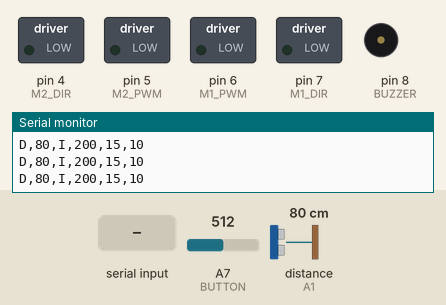
This sketch was run on a simulated Arduino Nano, built with avr-gcc and run on an emulated ATmega328P. On the bench: switched loads named in the sketch (green lamp = pin HIGH), buzzer (waves = sounding), the last lines printed to the serial monitor. Wiring (inferred from the names in the program): ultrasonic range finder: trigger A1; echo A1. Inputs (shaded band) come from the test bench; at power-on: distance to the obstacle (sensor on A1) 80 cm, A7 (BUTTON) = 512. The echo pulse lasts 58.3 µs per cm; random numbers use the default seed unless the sketch sets one.

Above: at 1.2 s.
1.3 s: "S90\n" received over Serial
At 2.0 s:
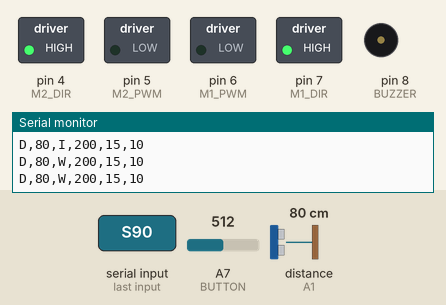
4.3 s: distance to the obstacle (sensor on A1) set to 2 cm
At 5.18 s:
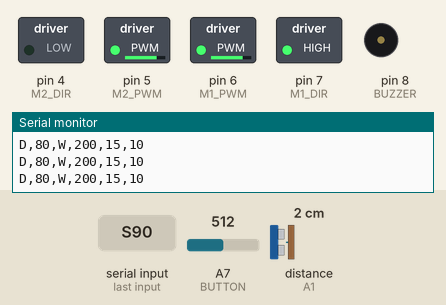
7.3 s: A7 (BUTTON) set to 110
10.3 s: A7 (BUTTON) set to 93
12.0 s: A7 (BUTTON) set to 122
At 13.3 s:
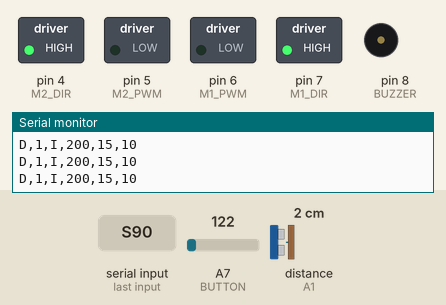
13.6 s: "S,45\n" received over Serial
At 15.2 s:
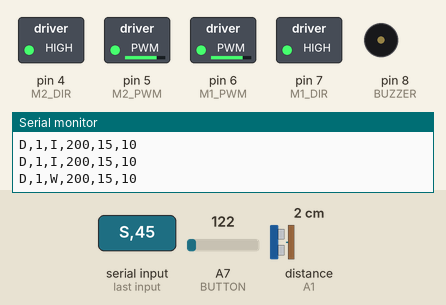
Timing chart, 0 to 49.0 s (numbered marks = the images above; inputs shaded):
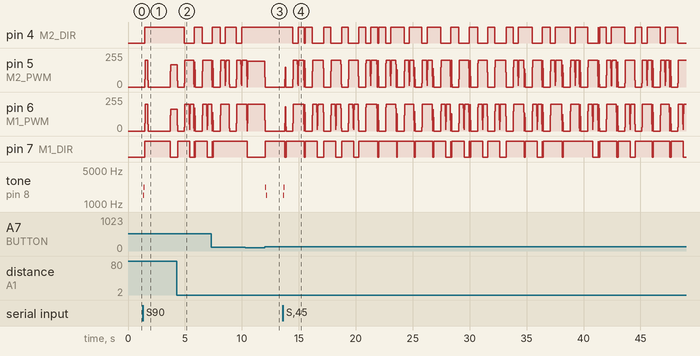

The sketch:

kedi-robot.ino
```cpp
// mBot (mCore, ATmega328P) cat toy.
// WANDER: moves like prey (dart, creep, spin, freeze, curve).
// Something within 40 cm: robot stops and samples distance. Changing distance = moving thing (the cat)
// -> PLAY: teases (wiggle, lunge, freeze), escapes when the cat gets within escapeCm, searches when it loses it.
// Steady distance = wall/furniture -> turns away. Ultrasonic only measures distance; it cannot tell a cat
// from a moving person or another pet.
// Onboard button toggles play; auto-stops after playMin minutes.
// No library: mCore pins taken from Makeblock's MeMCore port map.
//
// Serial protocol, 115200, one command per line (same over USB and the Bluetooth module):
//   app -> robot:  S            start play
//                  X            stop
//                  M,<l>,<r>    manual drive, -255..255; must repeat <1 s apart, else robot returns to auto
//                  C,<maxPwm>,<escapeCm>,<playMin>   settings (not saved across power-off)
//   robot -> app:  D,<cm>,<mode>,<maxPwm>,<escapeCm>,<playMin>   every 300 ms; mode: I idle, W wander, P play, M manual

const int M1_DIR = 7, M1_PWM = 6;   // left motor (mounted mirrored)
const int M2_DIR = 4, M2_PWM = 5;   // right motor
const int SONAR = A1;               // ultrasonic on port 4 (single-wire; port 3 would be A3)
const int BUZZER = 8;
const int BUTTON = A7;              // analog-only pin, reads ~0 when pressed

const int NOTICE_CM = 40, TEASE_CM = 60;
const unsigned long LOST_MS = 4000, MANUAL_TIMEOUT_MS = 1000;

// Left motor power in %. Lower it (e.g. 80) if the robot pulls toward the left side.
const int LEFT_TRIM = 100;

// Weak AA cells brown out the board on sudden motor current, so speed is capped and ramped.
const int RAMP_STEP = 30, RAMP_MS = 8;
int maxPwm = 200, escapeCm = 15, playMin = 10;

enum Mode { WANDER, PLAY };
Mode mode = WANDER;
bool playing = false, manual = false;
unsigned long playStart, actionEnd, lastSeen, lastManual;
int curL = 0, curR = 0;

void setMotors(int l, int r) {
  l = -(long)l * LEFT_TRIM / 100;  // left motor is mirrored
  digitalWrite(M1_DIR, l >= 0 ? HIGH : LOW); analogWrite(M1_PWM, min(abs(l), 255));
  digitalWrite(M2_DIR, r >= 0 ? HIGH : LOW); analogWrite(M2_PWM, min(abs(r), 255));
}

void drive(int l, int r) {
  l = constrain(l, -maxPwm, maxPwm);
  r = constrain(r, -maxPwm, maxPwm);
  while (curL != l || curR != r) {
    curL += constrain(l - curL, -RAMP_STEP, RAMP_STEP);
    curR += constrain(r - curR, -RAMP_STEP, RAMP_STEP);
    setMotors(curL, curR);
    delay(RAMP_MS);
  }
}

int distanceCm() {
  pinMode(SONAR, OUTPUT);
  digitalWrite(SONAR, LOW); delayMicroseconds(2);
  digitalWrite(SONAR, HIGH); delayMicroseconds(10);
  digitalWrite(SONAR, LOW);
  pinMode(SONAR, INPUT);
  long t = pulseIn(SONAR, HIGH, 25000);
  return t == 0 ? 400 : t / 58;  // timeout = nothing in front
}

bool buttonPressed() {
  if (analogRead(BUTTON) > 100) return false;
  delay(30);
  bool down = analogRead(BUTTON) < 100;
  while (analogRead(BUTTON) < 100) {}  // wait for release
  return down;
}

void chirp(int f1, int f2) { tone(BUZZER, f1, 60); delay(80); tone(BUZZER, f2, 60); delay(80); }

// Robot holds still and watches: a cat moves, a wall doesn't.
bool somethingMoving() {
  drive(0, 0); delay(100);
  int lo = 400, hi = 0;
  for (int i = 0; i < 6; i++) {
    int d = distanceCm();
    lo = min(lo, d); hi = max(hi, d);
    delay(80);
  }
  return hi - lo > 4;
}

void pickAction() {
  unsigned long dur;
  int left, right;
  switch (random(5)) {
    case 0: left = right = random(180, 256); dur = random(200, 600); break;        // dart
    case 1: left = right = random(120, 150); dur = random(600, 1500); break;       // creep
    case 2: { int d = random(2) ? 1 : -1; left = 200 * d; right = -200 * d;        // spin
              dur = random(150, 500); break; }
    case 3: left = right = 0; dur = random(500, 2500); break;                      // freeze
    default: left = random(120, 230); right = random(120, 230); dur = random(400, 1200); // curve
  }
  actionEnd = millis() + dur;
  drive(left, right);
}

void escape() {
  drive(-230, -230); delay(350);
  int d = random(2) ? 1 : -1;
  drive(220 * d, -220 * d); delay(random(250, 500));
  drive(0, 0);
}

void tease() {
  switch (random(3)) {
    case 0: for (int i = 0; i < 3; i++) { drive(180, -180); delay(110); drive(-180, 180); delay(110); } break; // wiggle
    case 1: drive(200, 200); delay(150); drive(-200, -200); delay(150); break;                           // lunge
    default: drive(0, 0); delay(random(300, 900));                                                       // freeze
  }
  drive(0, 0);
}

void startPlaying() { playing = true; mode = WANDER; chirp(1500, 2200); playStart = millis(); pickAction(); }
void stopPlaying() { playing = false; manual = false; drive(0, 0); chirp(2200, 1500); }

// Reads one complete line from serial without blocking; returns true when cmd holds a line.
char cmd[32];
byte cmdLen = 0;
bool readCommand() {
  while (Serial.available()) {
    char c = Serial.read();
    if (c == '\n' || c == '\r') {
      if (cmdLen == 0) continue;
      cmd[cmdLen] = 0; cmdLen = 0;
      return true;
    }
    if (cmdLen < sizeof(cmd) - 1) cmd[cmdLen++] = c;
  }
  return false;
}

void handleCommand() {
  int a, b, c;
  if (cmd[0] == 'S') { if (!playing) startPlaying(); }
  else if (cmd[0] == 'X') { if (playing || manual) stopPlaying(); }
  else if (cmd[0] == 'M' && sscanf(cmd + 1, ",%d,%d", &a, &b) == 2) {
    manual = true; lastManual = millis();
    drive(a, b);
  }
  else if (cmd[0] == 'C' && sscanf(cmd + 1, ",%d,%d,%d", &a, &b, &c) == 3) {
    maxPwm = constrain(a, 100, 255);
    escapeCm = constrain(b, 5, 35);   // must stay below NOTICE_CM
    playMin = constrain(c, 1, 60);
  }
}

void report(int d) {
  static unsigned long lastReport;
  if (millis() - lastReport < 300) return;
  lastReport = millis();
  char m = manual ? 'M' : !playing ? 'I' : mode == PLAY ? 'P' : 'W';
  Serial.print("D,"); Serial.print(d); Serial.print(','); Serial.print(m); Serial.print(',');
  Serial.print(maxPwm); Serial.print(','); Serial.print(escapeCm); Serial.print(','); Serial.println(playMin);
}

void setup() {
  pinMode(M1_DIR, OUTPUT); pinMode(M2_DIR, OUTPUT);
  pinMode(BUZZER, OUTPUT);
  Serial.begin(115200);
  randomSeed(analogRead(A0) ^ micros());
  drive(0, 0);
}

void loop() {
  while (readCommand()) handleCommand();
  if (buttonPressed()) { if (playing) stopPlaying(); else startPlaying(); }

  int d = distanceCm();
  report(d);

  if (manual) {
    if (millis() - lastManual < MANUAL_TIMEOUT_MS) { delay(10); return; }
    manual = false;                       // app released the stick or connection dropped
    drive(0, 0);
    if (playing) { mode = WANDER; pickAction(); }
  }

  if (!playing) { delay(30); return; }
  if (millis() - playStart > (unsigned long)playMin * 60000UL) { stopPlaying(); return; }

  if (mode == WANDER) {
    if (d < NOTICE_CM) {
      if (somethingMoving()) { mode = PLAY; lastSeen = millis(); }
      else { escape(); pickAction(); }  // wall: turn away
      return;
    }
    if ((long)(millis() - actionEnd) >= 0) pickAction();
  } else {
    if (d < TEASE_CM) lastSeen = millis();
    if (millis() - lastSeen > LOST_MS) { mode = WANDER; pickAction(); return; }
    if (d < escapeCm) { escape(); delay(random(500, 1500)); }  // run, then freeze to invite a chase
    else if (d < TEASE_CM) tease();
    else { drive(130, -130); delay(150); drive(0, 0); }         // lost it: look around
  }
  delay(30);
}
```

Measured:
- after the input at 1.3 s, pin 4 (M2_DIR): LOW → HIGH after 0.18 s; pin 7 (M1_DIR): LOW → HIGH after 0.18 s, → LOW 2.2 s later; tone on pin 8 (BUZZER): silent → 1500 Hz at once, → silent 0.06 s later, → 2200 Hz 0.02 s later, → silent 0.06 s later
- after the input at 4.3 s, pin 7 (M1_DIR): goes HIGH 1.0 s, LOW 0.39 s, HIGH 0.01 s, LOW 0.10 s, HIGH 1.1 s, then LOW, starting after 0.06 s
- after the input at 12.0 s, pin 5 (M2_PWM): 192/255 → 0/255 at once; pin 6 (M1_PWM): 200/255 → 0/255 at once; pin 7 (M1_DIR): LOW → HIGH after 0.05 s; tone on pin 8 (BUZZER): silent → 2200 Hz after 0.06 s, → silent 0.06 s later, → 1500 Hz 0.02 s later, → silent 0.06 s later
- after the input at 13.6 s, pin 4 (M2_DIR): HIGH → LOW after 0.88 s, → HIGH 0.45 s later, → LOW 0.54 s later, → HIGH 0.11 s later, … (49 changes in this stretch); pin 7 (M1_DIR): HIGH → LOW after 0.18 s, → HIGH 0.11 s later, → LOW 1.6 s later, → HIGH 0.11 s later, … (51 changes in this stretch)
